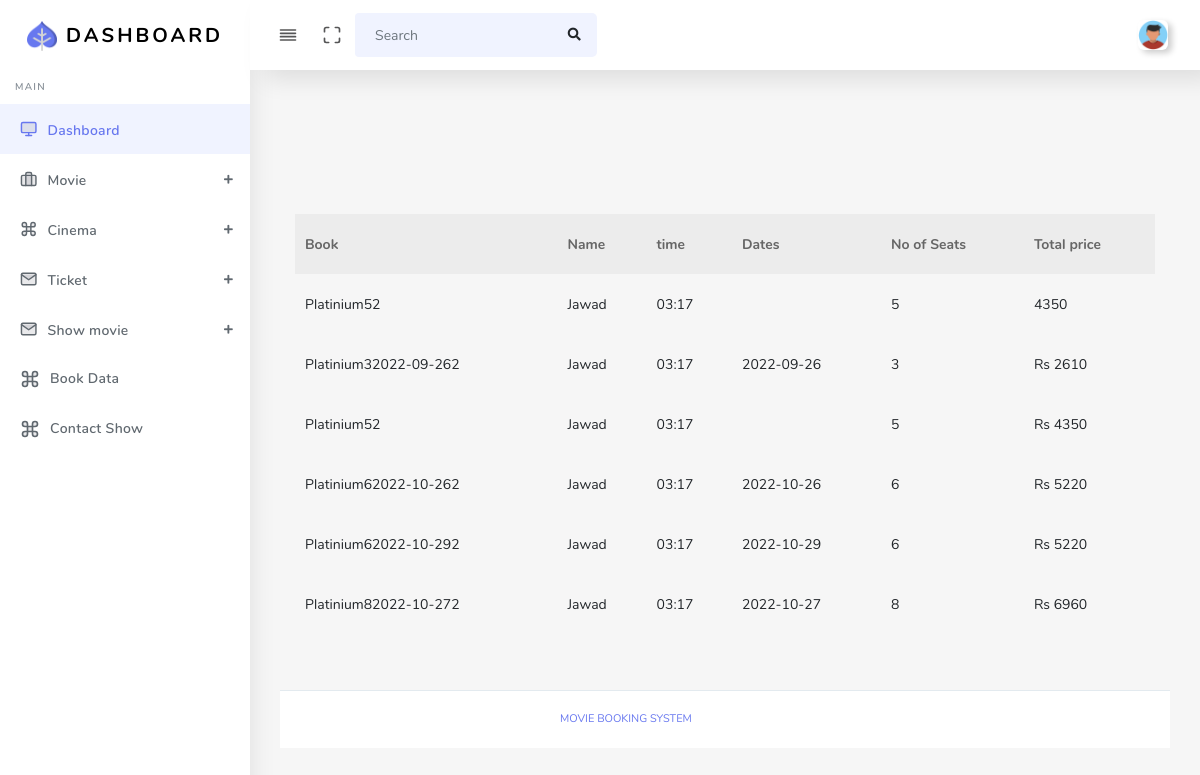
Screenshot of /admin/book_datashow.php (signed in) with the database file from the repository.
### tables this page shows
CREATE TABLE `booking` (
  `BookingID` varchar(50) NOT NULL,
  `UserId` int(11) NOT NULL,
  `Show_id` int(11) NOT NULL,
  `Dates` varchar(50) NOT NULL,
  `NoOfPerson` int(11) NOT NULL,
  `TotalPrice` varchar(50) NOT NULL
);

CREATE TABLE `user` (
  `id` int(11) NOT NULL,
  `name` varchar(225) NOT NULL,
  `email` varchar(225) NOT NULL,
  `password` varchar(225) NOT NULL,
  `role` varchar(225) NOT NULL DEFAULT 'user'
);

CREATE TABLE `movie_show` (
  `id` int(11) NOT NULL,
  `Movie_id` int(11) NOT NULL,
  `Time` varchar(225) NOT NULL,
  `Theater_id` int(11) NOT NULL,
  `ticket_id` int(11) NOT NULL
);

### admin/book_datashow.php (the view, shortened to what this page needs)
<!DOCTYPE html>
<html lang="en">
<head>
</head>
<body>
<?php require_once("header.php");?>
<div class="main-content">
<?php
    require_once("../Connection.php");
    $fetch = "SELECT * FROM `booking`";
    $execute = mysqli_query($con , $fetch);
    $num = mysqli_num_rows($execute);
    if ($num > 0) {
      echo "<div class='container-fluid'><table class='table table-border' id='myTable'>
      <br>
      <br>
      <br>
      <br>
     <thead> <tr>
               <th>Book</th>
               <th>Name</th>
               <th>time</th>
               <th>Dates</th>
               <th>No of Seats</th>
               <th> Total price</th>
           </tr></thead><tbody>";
       while($rec = mysqli_fetch_array($execute)){
           ?> <tr>
                <td><?php echo $rec[0] ?></td>
                <td><?php
                $a= mysqli_query($con , "select * from `user` where id = $rec[1]");
                $arr = mysqli_fetch_array($a);
                echo $arr [1];
                ?></td>
                <td><?php
                $b= mysqli_query($con , "select * from `movie_show` where id = $rec[2]");
                $arr2 = mysqli_fetch_array($b);
                echo $arr2 [2];
                ?></td>
                <td><?php echo $rec[3] ?></td>
                <td><?php echo $rec[4] ?></td>
                <td><?php echo $rec[5] ?></td>
      </tr> <?php }
           echo "</tbody></table>";
    }
?>
 </div>
<?php
require_once("Footer.php");
?>
</body>
</html>

### rows the page displays
booking: BookingID "Platinium52", UserId.name "Jawad", Show.Time "03:17", NoOfPerson "5", TotalPrice "4350"
booking: BookingID "Platinium32022-09-262", UserId.name "Jawad", Show.Time "03:17", Dates "2022-09-26", NoOfPerson "3", TotalPrice "Rs 2610"
booking: BookingID "Platinium52", UserId.name "Jawad", Show.Time "03:17", NoOfPerson "5", TotalPrice "Rs 4350"
booking: BookingID "Platinium62022-10-262", UserId.name "Jawad", Show.Time "03:17", Dates "2022-10-26", NoOfPerson "6", TotalPrice "Rs 5220"
booking: BookingID "Platinium62022-10-292", UserId.name "Jawad", Show.Time "03:17", Dates "2022-10-29", NoOfPerson "6", TotalPrice "Rs 5220"
booking: BookingID "Platinium82022-10-272", UserId.name "Jawad", Show.Time "03:17", Dates "2022-10-27", NoOfPerson "8", TotalPrice "Rs 6960"
